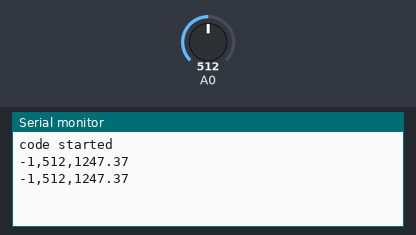
The sketch below on a simulated Arduino Uno, built with avr-gcc and run on an emulated ATmega328P. Shown: the last lines printed to the serial monitor. Inputs (shaded band) come from the test bench; at power-on: A0 = 512.

Above: at 1.8 s.
1.9 s: A0 set to 716
At 2.5 s:
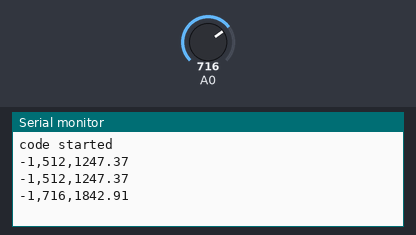
3.4 s: A0 set to 900
At 4.8 s:
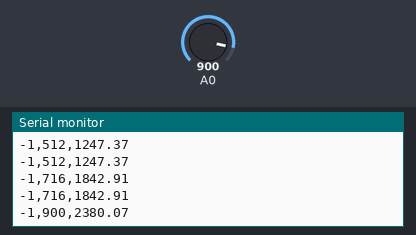
Timing chart, 0 to 6.4 s (numbered marks = the images above; inputs shaded):
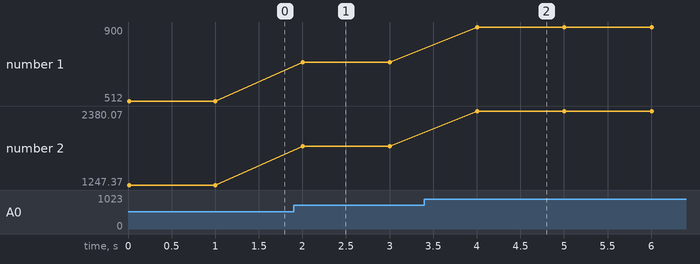

The sketch:

wien2.ino
```cpp
#include <SoftwareSerial.h>
#include <Arduino.h>
#include <stdint.h>

class WinsenZE25O3
{
public:
  WinsenZE25O3(uint8_t rxPin);
  int readPPB();
private:
  Stream *sensorInputStream_;
  boolean isChecksumCorrect(byte *sensorMessage);
};
/**
 * Initialize to listen on digital port nr rxPin
 **/
WinsenZE25O3::WinsenZE25O3(uint8_t rxPin) {
  SoftwareSerial* serial = new SoftwareSerial{rxPin, 255};
  serial->begin(9600);
  sensorInputStream_ = serial;
}

/**
 * Returns ozone concentration in PPB or -1 if either
 * there's a checksum mismatch or no data was available.
 **/
int WinsenZE25O3::readPPB() {
  int ozonePPB = -1;

  if (sensorInputStream_->available() > 8) {
    byte sensorMessage[9] = {0x00, 0x00, 0x00, 0x00, 0x00, 0x00, 0x00, 0x00, 0x00};
    sensorInputStream_->readBytes(sensorMessage, 9);

    if (isChecksumCorrect(sensorMessage)) {
      ozonePPB = sensorMessage[4] * 256 + sensorMessage[5];
    }
  }

  return ozonePPB;
}

/**
 * Check checksum as per datasheet.
 **/
boolean WinsenZE25O3::isChecksumCorrect(byte *sensorMessage) {
  byte checksum = 0;

  for (int i = 1; i < 8; i++) {
    checksum += sensorMessage[i];
  }

  checksum = (~checksum) + 1;

  return checksum == sensorMessage[8];
}
WinsenZE25O3 sensor{2};// digital pin 2 for receiving the serial data

void setup() {
  Serial.begin(9600);
  Serial.println("code started");
}

void loop() {
  int ppb = sensor.readPPB();
  int analogVal = analogRead(A0);
  Serial.print(ppb);
    Serial.print(",");
    Serial.print(analogVal);
    Serial.print(",");
    Serial.println(estimateIndoorNO2PPB(analogVal));
    delay(1000);
  if (ppb > 0) {
    Serial.print(ppb);
    Serial.print("ppm ,");
    Serial.print(analogVal);
    Serial.print("analog val, estimated");
    Serial.println(estimateIndoorNO2PPB(analogVal));
    delay(1000);
  }
}

double estimateIndoorNO2PPB(int analogVal) {
  // based on fitted model for predicting outdoor NO2 and indoor/outdoor ratio from
  // https://link.springer.com/article/10.1007/s10653-019-00441-0?shared-article-renderer
  return ((7.51826819982211 * analogVal - 636.9571501802109) * 0.73) / 1.88;
}
```

Measured:
- after the input at 1.9 s, the serial monitor: prints a new line after 0.10 s (image 1)
- after the input at 3.4 s, the serial monitor: prints a new line after 0.60 s (image 2)
- plotted number 1: 512 → 716 after the input at 1.9 s, 716 → 900 after the input at 3.4 s
- plotted number 2: 1247.37 → 1842.91 after the input at 1.9 s, 1842.91 → 2380.07 after the input at 3.4 s
